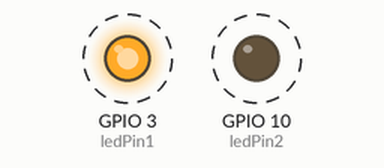
Simulated run of this program. Board: ESP32 board running MicroPython. On the bench: output pins drawn as LEDs (lit = HIGH). Dashed ring = blinking.

Above: at 0.2 s.
Timing chart, 0 to 3.0 s (numbered marks = the images above):
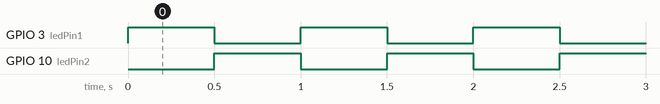

The program:

_0102_LED_Blink_Alternate.py
```python
from machine import Pin
import time

ledPin1 = Pin(3, Pin.OUT)  # 3:ConnectorA 4:ConnectorB 10:Builtin
ledPin2 = Pin(10, Pin.OUT)  # 3:ConnectorA 4:ConnectorB 10:Builtin

while True:
    ledPin1.on()  # LED1 ON
    ledPin2.off()  # LED2 OFF
    time.sleep(0.5)  # 0.5 seconds
    ledPin1.off()  # LED1 OFF
    ledPin2.on()  # LED2 ON
    time.sleep(0.5)  # 0.5 seconds
```

Measured:
- by itself, GPIO 3 (ledPin1), GPIO 10 (ledPin2): alternates HIGH for 0.50 s and LOW for 0.50 s
